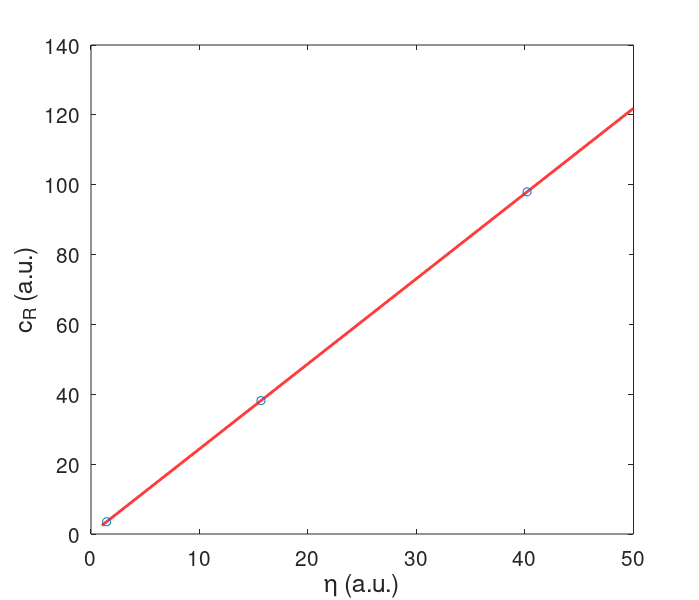
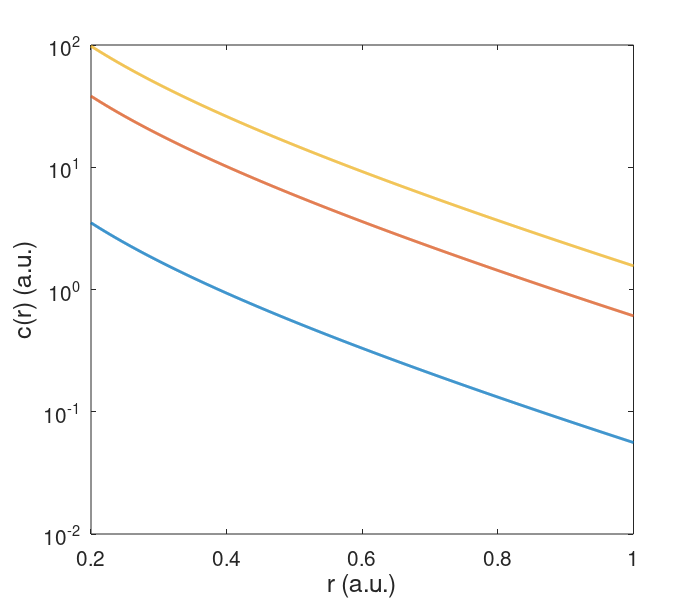

MATLAB code for these plots, in order:
% Compare the stationary state diffusion solution for changes in secretion
clear variables
close all

R = 0.2;
eta = linspace(1, 50, 1000);
D = 0.1;
i = [10, 300, 800];
gamma = 1;
lambda = sqrt(D./gamma);
cR = eta.* gamma/4/pi./R./lambda./(lambda + R);

h1 = figure(1);
plot(eta, cR, 'r', 'LineWidth', 2)
hold on
scatter(eta(i), cR(i), 'bx')
hold off
set(gca, 'FontSize', 15)
ylabel('c_R (a.u.)', 'FontSize', 18)
xlabel('\eta (a.u.)', 'FontSize', 18)

set(h1,'Units','Inches');
set(h1, 'Position', [0 0 7 6 ])
pos = get(h1,'Position');
set(h1,'PaperPositionMode','Auto','PaperUnits','Inches','PaperSize',[pos(3), pos(4)])
fig_file = fullfile(pwd, 'figures', 'cR_eta');
print(h1, fig_file,'-dpdf','-r0')

r = linspace(R, 5*R, 1000);
h2 = figure(2);
for k = 1:numel(i)
    out(k,:) = cR(i(k))*R*exp((R-r)/lambda)./r;
end    
plot(r, out, 'LineWidth', 2)
set(gca, 'yscale', 'log', 'FontSize', 15)
ylabel('c(r) (a.u.)', 'FontSize', 18)
xlabel('r (a.u.)', 'FontSize', 18)

set(h2,'Units','Inches');
set(h2, 'Position', [0 0 7 6 ])
pos = get(h2,'Position');
set(h2,'PaperPositionMode','Auto','PaperUnits','Inches','PaperSize',[pos(3), pos(4)])
fig_file = fullfile(pwd, 'figures', 'cR_eta_cofr');
print(h2, fig_file,'-dpdf','-r0')
